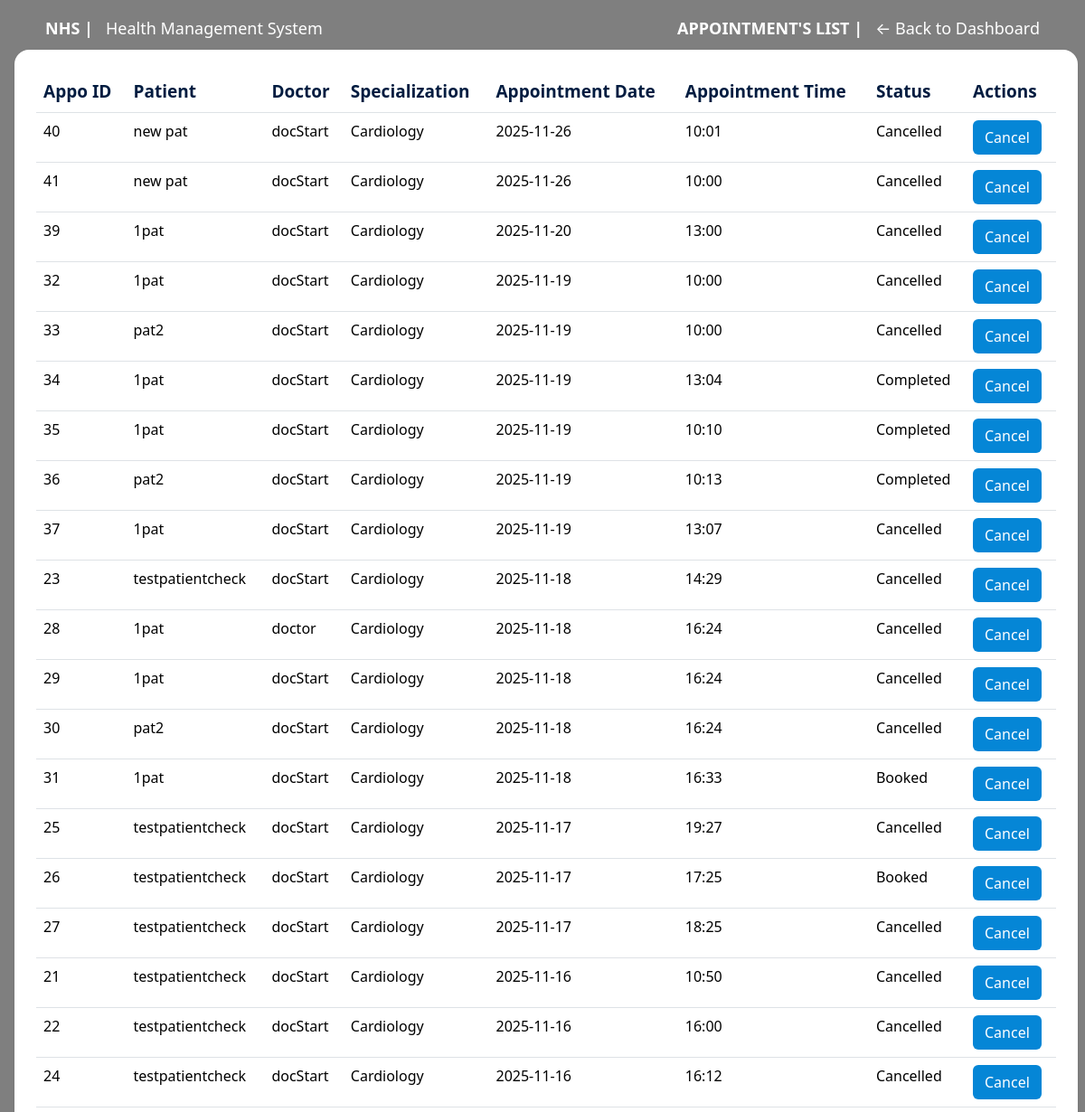
Before: /admin/appointments (signed in, upper part) with the older database file.
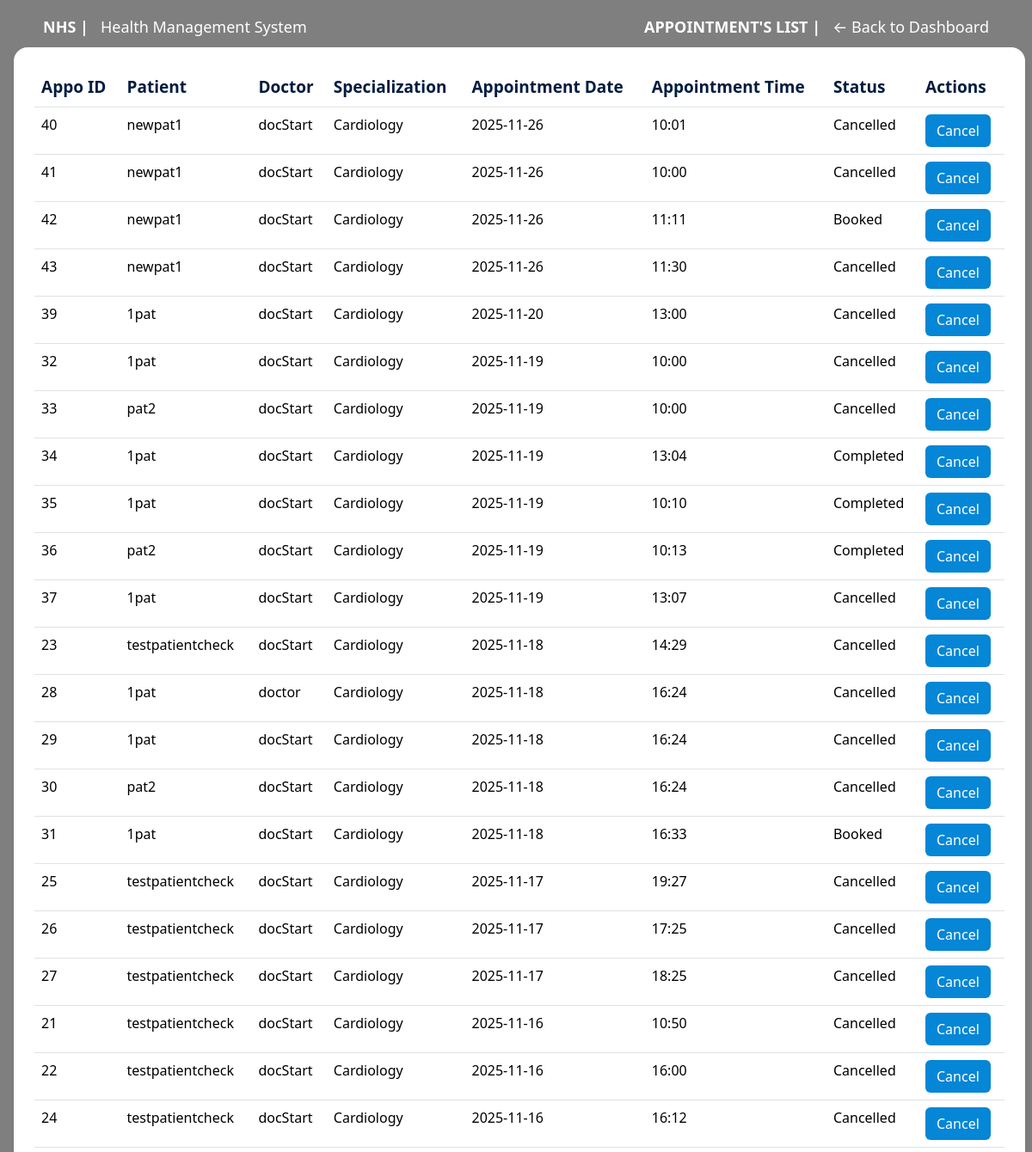
After: the same page with the newer database file.
### models/appointment.py (models this page shows, shortened)
class Appointment(db.Model):
    __tablename__ = 'appointment'
    appo_id = db.Column(db.Integer, primary_key=True, autoincrement=True)
    p_id = db.Column(db.Integer, db.ForeignKey('patient.p_id', ondelete='CASCADE'), nullable=False)
    doc_id = db.Column(db.Integer, db.ForeignKey('doctor.doc_id', ondelete='CASCADE'))
    appo_date = db.Column(db.Date, nullable=False)
    appo_time = db.Column(db.Time, nullable=False)
    status = db.Column(db.String(20), nullable=False, default='Booked')
    patient = db.relationship('Patient', back_populates='appointments')
    doctor = db.relationship('Doctor', back_populates='appointments')
    treatment = db.relationship(
        'Treatment',
        back_populates='appointment',
        uselist=False,
        cascade='all, delete-orphan'
    )

### app/routes/admin/appointment.py (the view, shortened to what this page needs)
@csrf.exempt
@admin_bp.route('/appointments', methods = ['GET'])
@login_required
def list_appointments():
    if not hasattr(current_user, 'a_email') or current_user.a_email != "admin@nhshospital.com":
        flash("You do not have permission to view appointments.", "danger")
        return redirect(url_for('auth.login'))
    q = request.args.get('q')
    query = Appointment.query.join(Patient).outerjoin(Doctor).outerjoin(Specialities, Doctor.specialty_id == Specialities.id)
    appointments = query.order_by(Appointment.appo_date.desc()).all()
    for appt in appointments:
       appt.id = appt.appo_id
       appt.patient_name = appt.patient.p_name if appt.patient else 'N/A'
       appt.doctor_name = appt.doctor.doc_name if appt.doctor else 'N/A'
       appt.specialization = appt.doctor.speciality.s_name if appt.doctor and appt.doctor.speciality else 'N/A'
       appt.appointment_date = appt.appo_date.strftime('%Y-%m-%d') if appt.appo_date else 'N/A'
       appt.appointment_time = appt.appo_time.strftime('%H:%M') if appt.appo_time else 'N/A'
    return render_template('admin/appointment.html',appointments=appointments, q=q)

### app/templates/admin/appointment.html (shortened to what this page needs)
{% extends 'layout.html' %}
{% block body %} landing-page {% endblock %}
{% block navbar %}
<div class="container nav_bar">
    <div class="d-flex justify-content-between align-items-center mt-2">
        <div><a href="{{ url_for('main.landing_page') }}"><strong>NHS |</strong> &nbsp; Health Management System</a></div>
        <div><a href="{{ url_for('admin.dashboard') }}"><strong>APPOINTMENT'S LIST | </strong> &nbsp;  ← Back to Dashboard </a></div>
    </div>
</div>
{% endblock %}
{% block body__content %}
<div class="main_container  mx-3 bg-white p-4 shadow-sm rounded-4"
     style="width: 98%; height: 91vh; overflow-y: auto;">
     <table class="table table-hover">
        <thead>
         <tr>
           <th>Appo ID</th>
           <th>Patient</th>
           <th>Doctor</th>
           <th>Specialization</th>
           <th>Appointment Date</th>
           <th>Appointment Time</th>
           <th>Status</th>
           <th >Actions</th>
         </tr>
        </thead>
        <tbody>
          {% for appointment in appointments %}
          <tr>
            <td>{{ appointment.id }}</td>
            <td>{{ appointment.patient_name }}</td>
            <td>{{ appointment.doctor_name }}</td>
            <td>{{ appointment.specialization }}</td>
            <td>{{ appointment.appointment_date }}</td>
            <td>{{ appointment.appointment_time }}</td>
            <td>{{ appointment.status }}</td>
            <td>
                <form action="{{ url_for('admin.cancel_appointment', appo_id=appointment.appo_id) }}" method="POST" style="display:inline;">
                  <button type="submit" class="btn text-white btn-cancel btn-xs" onclick="return confirm('Are you sure you want to cancel this appointment?');">
                    Cancel
                  </button>
                </form>
            </td>
          </tr>
          {% endfor %}
       </tbody>
      </table>
    </div>
{% endblock %}

Changed rows visible on the page:
computed for Appointment id 40: patient_name "new pat" → "newpat1"
computed for Appointment id 41: patient_name "new pat" → "newpat1"
added Appointment: id "42", patient_name "newpat1", doctor_name "docStart", specialization "Cardiology", appointment_date "2025-11-26", appointment_time "11:11", status "Booked"
added Appointment: id "43", patient_name "newpat1", doctor_name "docStart", specialization "Cardiology", appointment_date "2025-11-26", appointment_time "11:30", status "Cancelled"
changed Appointment id 26: status "Booked" → "Cancelled"
